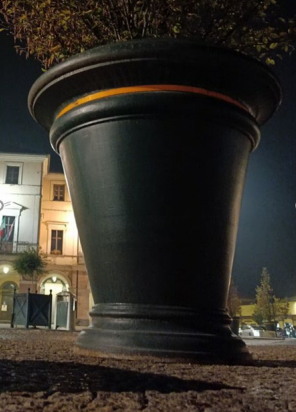
%> input picture homework/img1-homework.png, 296 x 412 px
$ octave homework.m   (GNU Octave 9; MATLAB toolbox functions it lacks are replaced by stand-ins)
%> lines starting %> are read from the running program, lines starting %| are printed output that depends on the picture; in (x1, y1, x2, y2) boxes, pixels count from 0 and x2, y2 are one past the last pixel; in counts of white or black regions, pixels touching at a corner belong together; the program's own positions count from 1
%% homework Manuel Peracci 10824742

% 1) extract the two lines and the two conics from the image
clc
clear;
close all;

img = imread('img1-homework.png');
%> img is the input picture: size 412x296x3 uint8; mean R, G, B 52.1, 48.1, 41.5
figure;
imshow(img);
size_ = size(img);
%> size_ = [412 296 3]
hold on;
% a conic has only five degrees of freedom (not 6 because one is the scale
% factor -> homogeneous matrix)

disp('click 5 points on the top conic, then enter');
%[x, y]=getpts;
x = [69,78,140,233,252]';
y = [158,132,119,125,150]';

FNT_SZ = 28;
text(x(1), y(1), 'a', 'FontSize', FNT_SZ, 'Color', 'b')
text(x(2), y(2), 'b', 'FontSize', FNT_SZ, 'Color', 'b')
text(x(3), y(3), 'c', 'FontSize', FNT_SZ, 'Color', 'b')
text(x(4), y(4), 'd', 'FontSize', FNT_SZ, 'Color', 'b')
text(x(5), y(5), 'e', 'FontSize', FNT_SZ, 'Color', 'b')

disp('click 5 points on the bottom conic, then enter');
%[x1, y1]=getpts;
x1 = [96,228,159,131,191]';
y1 = [304,311,301,309,313]';

FNT_SZ = 15;
text(x1(1), y1(1), 'a1', 'FontSize', FNT_SZ, 'Color', 'b')
text(x1(2), y1(2), 'b1', 'FontSize', FNT_SZ, 'Color', 'b')
text(x1(3), y1(3), 'c1', 'FontSize', FNT_SZ, 'Color', 'b')
text(x1(4), y1(4), 'd1', 'FontSize', FNT_SZ, 'Color', 'b')
text(x1(5), y1(5), 'e1', 'FontSize', FNT_SZ, 'Color', 'b')

%

A=[x.^2 x.*y y.^2 x y ones(size(x))]
A1=[x1.^2 x1.*y1 y1.^2 x1 y1 ones(size(x1))]
% A is 5x6: we find the parameter vector (containing [a b c d e f]) as the
% right null space of A.
% This returns a vector N such that A*N=0.  Note that this expresses the
% fact that the conic passes through all the points we inserted.
N = null(A);
N1 = null(A1);
% Let's assign the values to variables and build the 3x3 conic matrix (which is symmetrical)
cc = N(:, 1);
cc1 = N1(:, 1);
% change the name of variables
[apex b c d e f] = deal(cc(1),cc(2),cc(3),cc(4),cc(5),cc(6));
[a1 b1 c1 d1 e1 f1] = deal(cc1(1),cc1(2),cc1(3),cc1(4),cc1(5),cc1(6));
% here is the matrix of the conic: off-diagonal elements must be divided by two
C=[apex b/2 d/2; b/2 c e/2; d/2 e/2 f];
C1=[a1 b1/2 d1/2; b1/2 c1 e1/2; d1/2 e1/2 f1];
%
% We pick every pixel, and compute the incidence relation.
im=zeros(size_(1:2));
im1=zeros(size_(1:2));
for i=1:size_(1)
    for j=1:size_(2)
        im(i,j)=[j i 1]*C*[j i 1]'; % this is an algebraic error
        im1(i,j)=[j i 1]*C1*[j i 1]';
    end
end
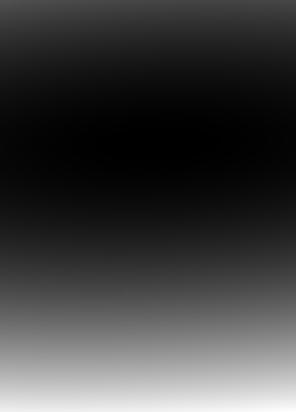
%> im: size 412x296 double; min -0.0304, max 3.17, mean 0.757; drawn with min black and max white
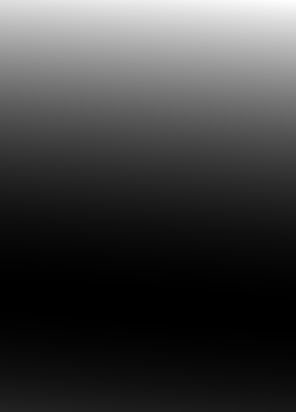
%> im1: size 412x296 double; min -0.000308, max 1.14, mean 0.275; drawn with min black and max white
%figure; imshow(im); title('Algebraic error');
%figure; imshow(im1); title('Algebraic error');
% Draw the conic

% top ellipse
im_b =zeros(size_(1:2));
im_b(abs(im) <= 0.0011) = 1;
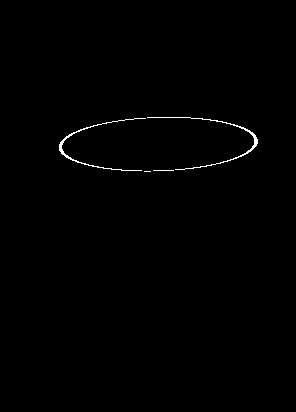
%> im_b: size 412x296 double; values 0 (black) and 1 (white), 0.49% white in thin lines or dots, all inside (x1, y1, x2, y2) = (59, 117, 258, 172)
%imshow(im_b)

% bottom ellipse
im_b1 =zeros(size_(1:2));
im_b1(abs(im1) <= 0.00005) = 1;
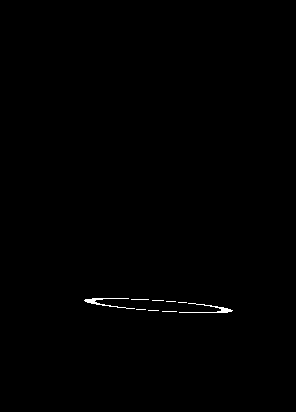
%> im_b1: size 412x296 double; values 0 (black) and 1 (white), 0.3% white in thin lines or dots, all inside (x1, y1, x2, y2) = (84, 298, 233, 313)
%imshow(im_b1)
%scatter(x1,y1,100,'filled');

% merge of the two ellipse
merge = max(im_b1,im_b);
%figure(1), imshow(merge);
%hold on;

% points on l1 and l2
% column, row, homog
m = (find(max(im_b'), 1,"last") + find(max(im_b'), 1))/2;
%> m = 145
L1 = [find(max(im_b), 1),m,1]';
%> L1 = [60; 145; 1]
L2 = [find(max(im_b), 1,"last"),m,1]';
%> L2 = [258; 145; 1]
L3 = [find(max(im_b1), 1),find(max(im_b1'), 1,"last")-12,1]';
%> L3 = [85; 301; 1]
L4 = [find(max(im_b1), 1,"last"),find(max(im_b1'), 1,"last")-2,1]';
%> L4 = [233; 311; 1]

%L_x = [L1(1),L2(1),L3(1),L4(1)]';
%L_y = [L1(2),L2(2),L3(2),L4(2)]';

%scatter(L_x,L_y,100,"filled")
figure(1), imshow(imfuse(img,double(merge)));
%> after `imshow(imfuse(img,double(merge)))`:
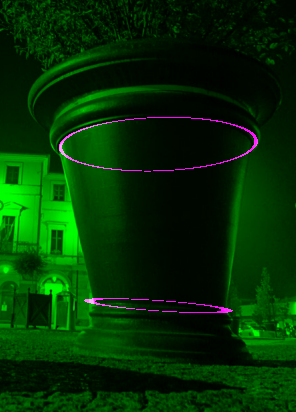
%> displayed picture: size 412x296x3, on the screen's scale of 0 to 255; mean R, G, B 2, 48.5, 2
hold on;
plot([L1(1), L3(1)], [L1(2), L3(2)], 'w');
plot([L2(1), L4(1)], [L2(2), L4(2)], 'w');
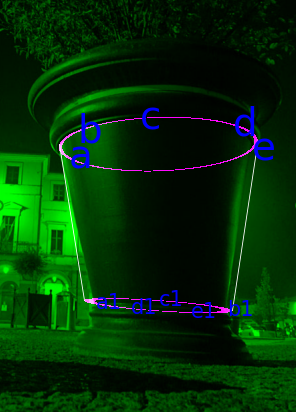
%> figure redrawn from the program's plot data
hold off;

%% vanishing points are the result of the intersection of the two ellipses

syms x y;
%> (this line was passed over: syms is not available in this run)

%> (the run ends here)
